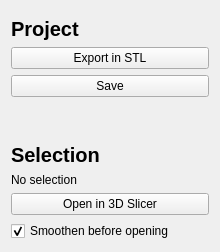
<?xml version="1.0" encoding="UTF-8"?>
<ui version="4.0">
 <class>OrganPrintExportPanelControls</class>
 <widget class="QWidget" name="OrganPrintExportPanelControls">
  <property name="geometry">
   <rect>
    <x>0</x>
    <y>0</y>
    <width>220</width>
    <height>249</height>
   </rect>
  </property>
  <property name="windowTitle">
   <string>Export View</string>
  </property>
  <layout class="QVBoxLayout" name="verticalLayout">
   <item>
    <widget class="QWidget" name="widget" native="true">
     <layout class="QHBoxLayout" name="horizontalLayout">
      <property name="leftMargin">
       <number>0</number>
      </property>
      <property name="topMargin">
       <number>0</number>
      </property>
      <property name="rightMargin">
       <number>0</number>
      </property>
      <property name="bottomMargin">
       <number>0</number>
      </property>
     </layout>
    </widget>
   </item>
   <item>
    <widget class="QLabel" name="label">
     <property name="font">
      <font>
       <pointsize>15</pointsize>
       <weight>75</weight>
       <bold>true</bold>
      </font>
     </property>
     <property name="text">
      <string>Project</string>
     </property>
    </widget>
   </item>
   <item>
    <widget class="QPushButton" name="exportSTLButton">
     <property name="toolTip">
      <string>Export the segmentation into a 3D printable format.</string>
     </property>
     <property name="text">
      <string>Export in STL</string>
     </property>
    </widget>
   </item>
   <item>
    <widget class="QPushButton" name="saveButton">
     <property name="toolTip">
      <string>Save the project and open later if you desires</string>
     </property>
     <property name="text">
      <string>Save</string>
     </property>
    </widget>
   </item>
   <item>
    <spacer name="verticalSpacer">
     <property name="orientation">
      <enum>Qt::Vertical</enum>
     </property>
     <property name="sizeType">
      <enum>QSizePolicy::Fixed</enum>
     </property>
     <property name="sizeHint" stdset="0">
      <size>
       <width>20</width>
       <height>40</height>
      </size>
     </property>
    </spacer>
   </item>
   <item>
    <widget class="QLabel" name="label_2">
     <property name="font">
      <font>
       <pointsize>15</pointsize>
       <weight>75</weight>
       <bold>true</bold>
      </font>
     </property>
     <property name="text">
      <string>Selection</string>
     </property>
    </widget>
   </item>
   <item>
    <widget class="QLabel" name="selectedNodeLabel">
     <property name="styleSheet">
      <string notr="true"/>
     </property>
     <property name="text">
      <string>No selection</string>
     </property>
    </widget>
   </item>
   <item>
    <widget class="QPushButton" name="slicerButton">
     <property name="text">
      <string>Open in 3D Slicer</string>
     </property>
    </widget>
   </item>
   <item>
    <widget class="QCheckBox" name="smoothingCheckBox">
     <property name="text">
      <string>Smoothen before opening</string>
     </property>
     <property name="checked">
      <bool>true</bool>
     </property>
     <property name="tristate">
      <bool>false</bool>
     </property>
    </widget>
   </item>
   <item>
    <spacer name="spacer">
     <property name="orientation">
      <enum>Qt::Vertical</enum>
     </property>
     <property name="sizeType">
      <enum>QSizePolicy::Expanding</enum>
     </property>
     <property name="sizeHint" stdset="0">
      <size>
       <width>20</width>
       <height>220</height>
      </size>
     </property>
    </spacer>
   </item>
  </layout>
 </widget>
 <layoutdefault spacing="6" margin="11"/>
 <resources/>
 <connections/>
</ui>
